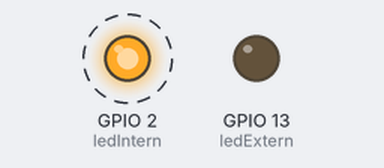
Recording of a program running on a simulated ESP32 board running MicroPython. Parts: output pins drawn as LEDs (lit = HIGH). Dashed ring = blinking. What the program prints to the serial console is not drawn. At 8.0 s the program stops and its outputs stay as they are.

Above: at 0.5 s.
Timing chart, 0 to 4.6 s (numbered marks = the images above):
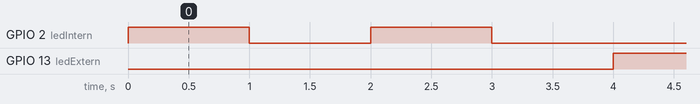

Measured:
- by itself, GPIO 2 (ledIntern), GPIO 13 (ledExtern): alternates HIGH for 1.0 s and LOW for 1.0 s, 4 changes in all, then stays LOW

The program:

led_basic.py
```python
'''
Verkabelung:
externe LED an Pin D13 anhängen und nicht auf Vorwiderstand (R >= 220 Ohm) vergessen

LED:
 - langes Bein ist + (Anode)
 - kurzes Bein ist - (Kathode)
'''

import machine
import time

ledIntern = machine.Pin(2, machine.Pin.OUT)
ledExtern = machine.Pin(13, machine.Pin.OUT) # Achtung: Vorwiderstand benutzen

print("interne LED blinkt")
ledIntern.on()
time.sleep(1)
ledIntern.off()
time.sleep(1)
ledIntern.value(1)
time.sleep(1)
ledIntern.value(0)
time.sleep(1)

print("externe LED blinkt")
ledExtern.on()
time.sleep(1)
ledExtern.off()
time.sleep(1)
ledExtern.value(1)
time.sleep(1)
ledExtern.value(0)
time.sleep(1)

print("Programm beendet")
```
